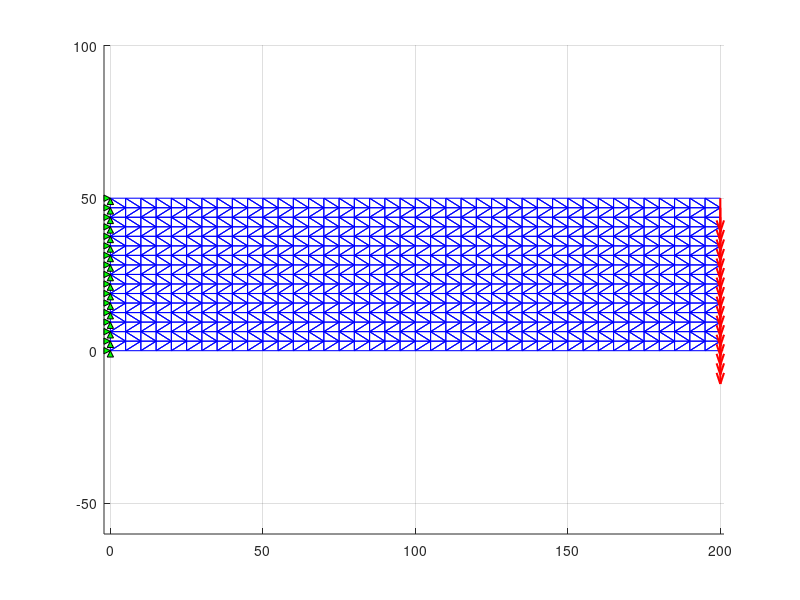

Write the MATLAB code that produced this figure.
%*** gen ***
%==========================================================================
% It generates input data for a rectangular cantilever beam:
%   L  - beam length
%   H  - beam height
%   th - thickness
%   E  - Young's modulus
%   nu - Poisson ratio
%   nL - number of subdivisions along the beam length
%   nH - number of subdivisions through the beam height
%==========================================================================
% x, y  vectors that contain the nodal coordinates
%
% elem  table contains the nodes of each CST element:
%       [node1  node2  node3
%        node1  node2  node3
%        :      :      :    ]
%
% cond  table contains nodal constraints
%       (dir=1 - x direction, dir=2 - y direction)
%       [node1  dir1
%        node2  dir2
%        :      :   ]
% forze table contains nodal loads
%       [node   DOF   value
%        node1  dir1  force1
%        node2  dir2  force2
%        :      :     :     ]
%==========================================================================

L=200;
H=50;
th=5;
E=2.1e5;
nu=0.3;
F0=1000;

nL=40;
nH=16;
%========================================
% Generation of the table "x"
dH=H/nH;
dL=L/nL;
n=(nL+1)*(nH+1);            % number of nodes
nel=2*nL*nH;                % number of finite elements
elem=zeros(nel,3);
inod=0;
xx=0;
for i=1:nL+1
   yy=0;
   for j=1:nH+1
      inod=inod+1;
      x(inod,1)=xx;
      y(inod,1)=yy;
      yy=yy+dH;
   end
   xx=xx+dL;
end
%========================================
% Generation of the table "elem"
iel=0;
inod=0;
for i=1:nL
    for j=1:nH
        j1=rem(j,2);
        inod=inod+1;
        iel=iel+1;
        if j1==1
            elem(iel,:)=[inod   inod+nH+1 inod+nH+2];
            iel=iel+1;
            elem(iel,:)=[inod   inod+1    inod+nH+2];
        elseif j1==0
            elem(iel,:)=[inod   inod+1    inod+nH+1];
            iel=iel+1;
            elem(iel,:)=[inod+1 inod+nH+2 inod+nH+1];
        end
   end
   inod=inod+1;
end
%========================================
% Generation of the table "cond"
ic=0;
for i=1:nH+1
    ic=ic+1;
    cond(ic,1)=i;
    cond(ic,2)=1;
    ic=ic+1;
    cond(ic,1)=i;
    cond(ic,2)=2;
end
%========================================
% Generation of the table "forze"
dF=F0/nH;
for i=1:nH+1
   forze(i,1)=n+1-i;
   forze(i,2)=2;
   forze(i,3)=-dF;
   if i==1 | i==nH+1
      forze(i,3)=-dF/2;
   end
end
%========================================
figure(1)
clf
hold on
axis('equal')
patch('Vertices',[x y],'Faces',elem(:,1:3),'Facecolor',[1 1 1],'linewidth',0.75,'edgecolor','b')
grid on

nd=n-nH:n;
ln=length(nd);
quiver(x(nd),y(nd),zeros(ln,1),-3.5*dH*ones(ln,1),'r','linewidth',1.5)
for i=1:nH+1
    xt=x(i); yt=y(i);
    fill([xt xt-dH/1.5 xt-dH/1.5],[yt yt+dH/3 yt-dH/3],'g')
    fill([xt xt-dH/3 xt+dH/3],[yt yt-dH/1.5 yt-dH/1.5],'g')
end
